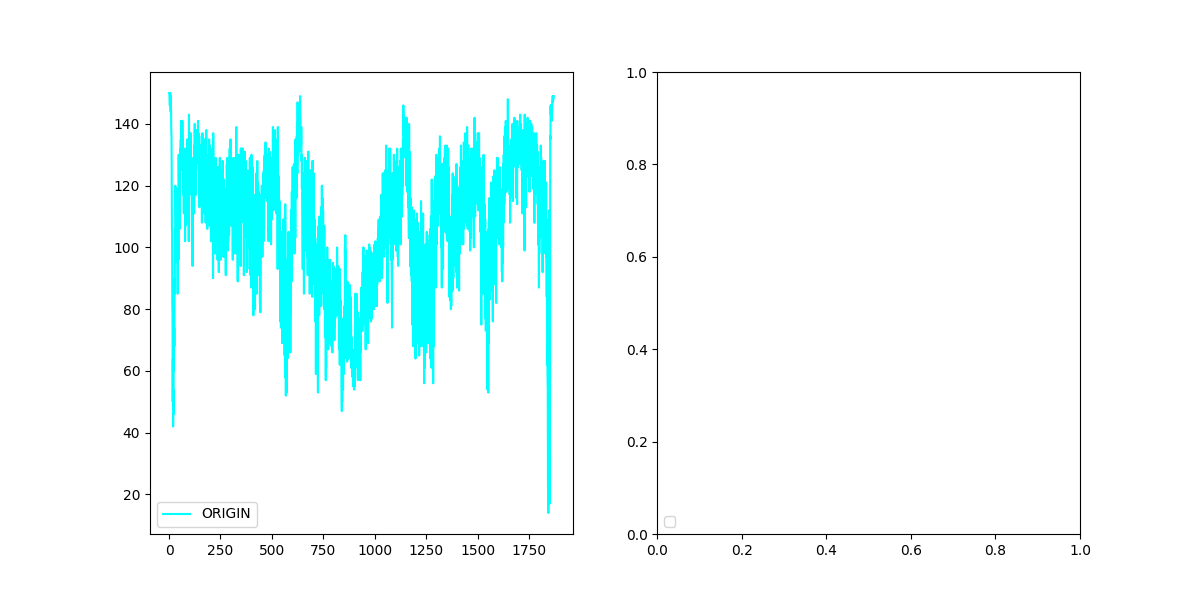
#> input picture mh05.png, 1200 x 600 px, given in place of lena.jpg, which was not available
$ python main.py
#> lines starting #> are read from the running program, lines starting #| are printed output that depends on the picture; pictures that were not available may be replaced by others from this repository, and a replacement may not be noted
#在lena图片上进行（1）、添加高斯噪声、椒盐噪声、脉冲噪声得到噪声图（2）、用不同尺寸的box filter对三张噪声去噪
#（3）用不同sigma的高斯噪声对三张噪声图进行去噪

import numpy as np
import sys
ros_cv2_path = '/opt/ros/kinetic/lib/python2.7/dist-packages'
if ros_cv2_path in sys.path: sys.path.remove(ros_cv2_path)
import cv2 as cv
import random
from matplotlib import pyplot as plt
import argparse

parser = argparse.ArgumentParser(description='IMAGE NOISING AND DENOISING')
parser.add_argument("--prob", type=float, default=0.01)
parser.add_argument("--sigma", type=float, default=0.0)
parser.add_argument("--result", default="img")

#椒盐噪声
def sp_noise(image,prob):
    output = np.zeros(image.shape,np.uint8)
    thres = 1 - prob
    for i in range(image.shape[0]):
        for j in range(image.shape[1]):
            rdn = random.random()
            if rdn < prob:
                output[i][j] = 0
            elif rdn > thres:
                output[i][j] = 255
            else:
                output[i][j] = image[i][j]
    return output
#高斯噪声
def gasuss_noise(image, mean=0, var=0.001):
    image = np.array(image/255, dtype=float)
    noise = np.random.normal(mean, var ** 0.5, image.shape)
    out = image + noise
    if out.min() < 0:
        low_clip = -1.
    else:
        low_clip = 0.
    out = np.clip(out, low_clip, 1.0)
    out = np.uint8(out*255)
    return out
#脉冲噪声
def pl_noise(image,prob):
    output = np.zeros(image.shape,np.uint8)
    for i in range(image.shape[0]):
        for j in range(image.shape[1]):
            rdn = random.random()
            if rdn < prob:
                output[i][j] = 255
            else:
                output[i][j] = image[i][j]
    return output

def main() :

    args = parser.parse_args()
    prob = args.prob
    sigma=args.sigma
    result=args.result
    imgpath='/home/zty/myGit/homeworks/cha2/lena.jpg'
    img=cv.imread(imgpath,cv.IMREAD_UNCHANGED)
#> img is the input picture: shape (600, 1200, 4); mean B, G, R, A 252.8, 252.8, 237.4, 255
    #print(img.shape)
    rows, cows=img.shape[0:2]
#> rows = 600; cows = 1200

    #添加噪声
    imgSP = sp_noise(img, prob)
#> after the loop in sp_noise, `for i in range(image.shape[0]):`:
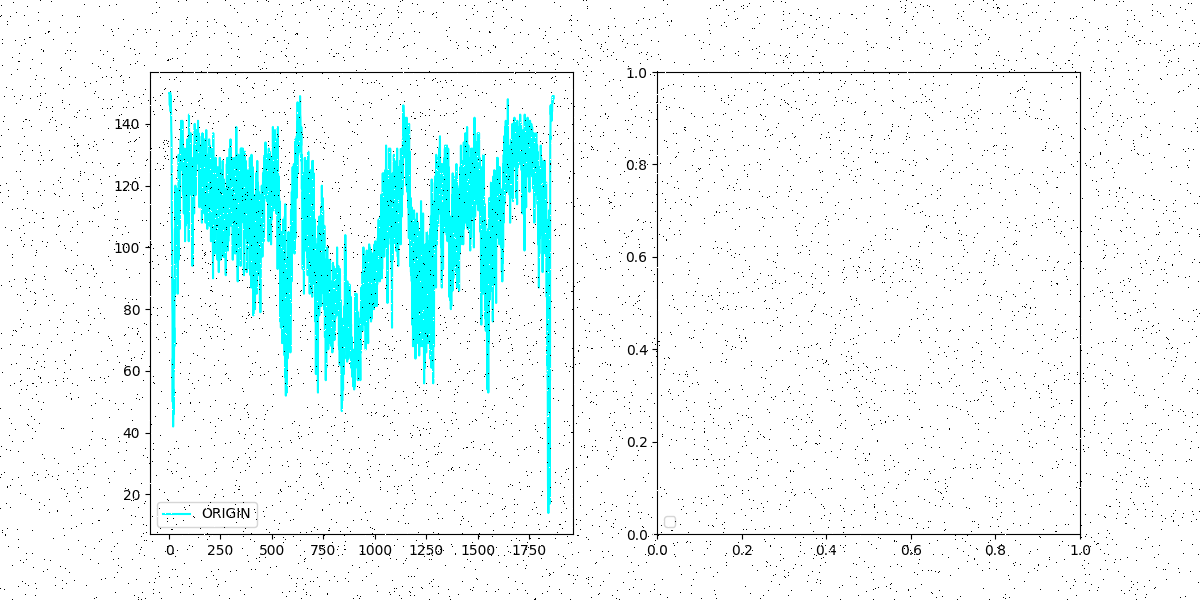
#> output: shape (600, 1200, 4); mean B, G, R, A 250.3, 250.3, 235.2, 252.4
    imgGN = gasuss_noise(img, 0, 0.001)
#> in gasuss_noise, `out = image + noise`:
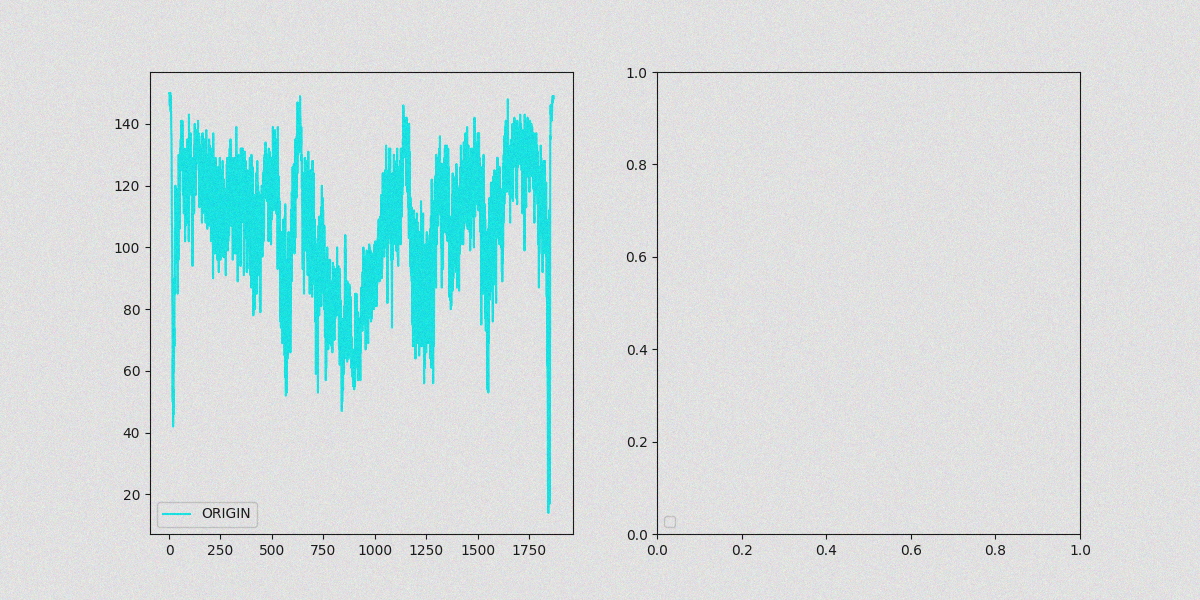
#> out: shape (600, 1200, 4) float64; mean of channels 0, 1, 2, 3 0.991, 0.991, 0.931, 1; drawn with min black and max white
#> in gasuss_noise, `out = np.clip(out, low_clip, 1.0)`:
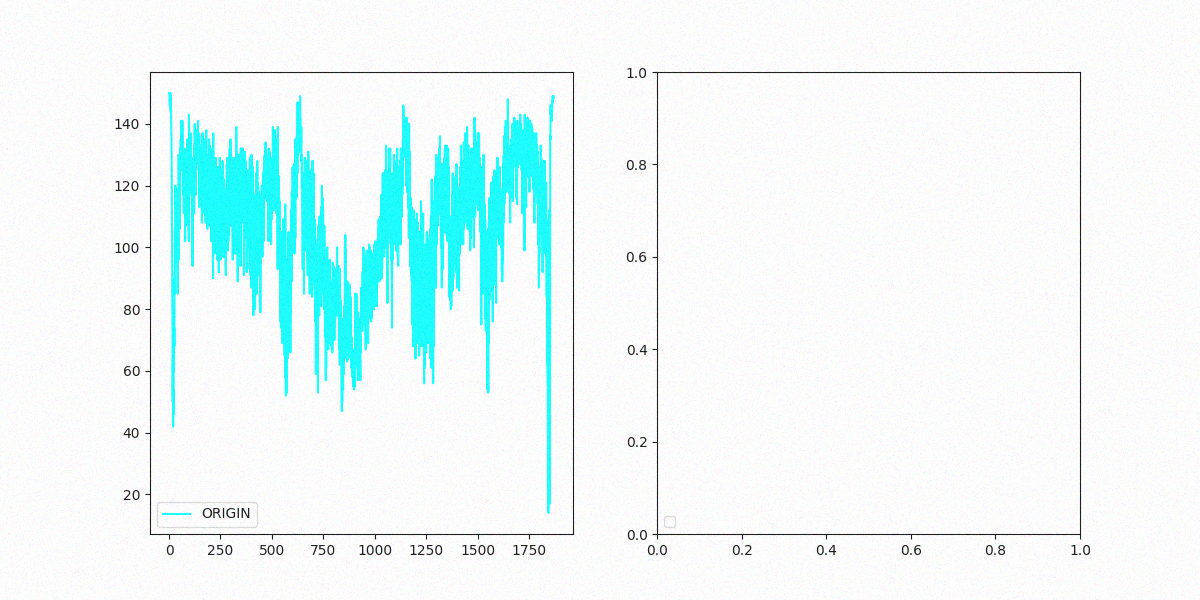
#> out: shape (600, 1200, 4) float64; mean of channels 0, 1, 2, 3 0.979, 0.979, 0.919, 0.987; drawn with min black and max white
#> in gasuss_noise, `out = np.uint8(out*255)`:
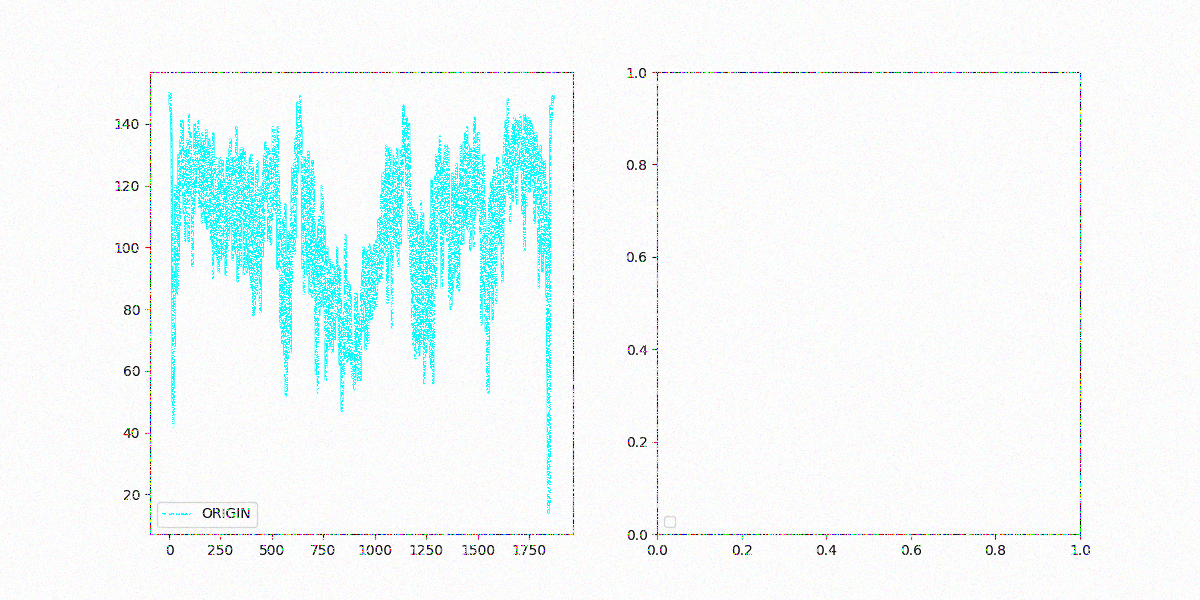
#> out: shape (600, 1200, 4); mean of channels 0, 1, 2, 3 250.1, 250.1, 241.3, 251.5; drawn as B, G, R
    imgPL = pl_noise(img, prob)
    #box滤波
    imgSPDN = cv.boxFilter(imgSP,-1, (3, 3), normalize=True)
    imgGNDN = cv.boxFilter(imgGN,-1, (5, 5), normalize=True)
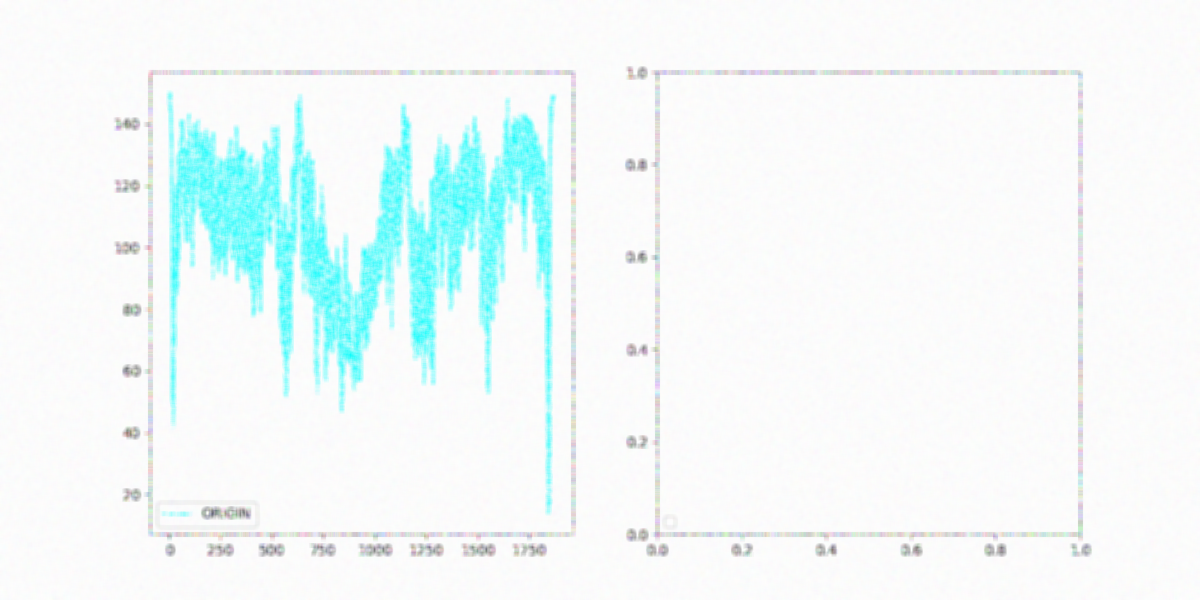
#> imgGNDN: shape (600, 1200, 4); mean of channels 0, 1, 2, 3 250.1, 250.1, 241.3, 251.5; drawn as B, G, R
    imgPLDN = cv.boxFilter(imgPL,-1, (7, 7), normalize=True)
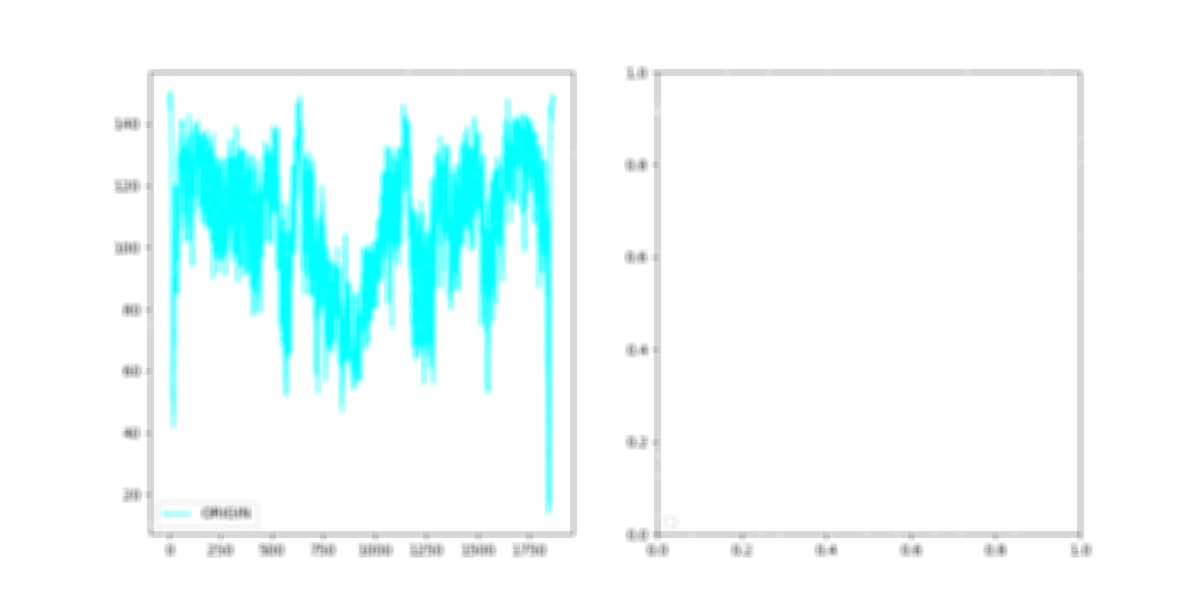
#> imgPLDN: shape (600, 1200, 4); mean B, G, R, A 252.8, 252.8, 237.5, 255
    #高斯滤波
    blurSP=cv.GaussianBlur(imgSP,(3,3),sigma)
    blurGN=cv.GaussianBlur(imgGN,(3,3),sigma)
    blurPL=cv.GaussianBlur(imgPL,(3,3),sigma)

    cv.imwrite("/home/zty/myGit/homeworks/cha2/results/SP.png", imgSP)
    cv.imwrite("/home/zty/myGit/homeworks/cha2/results/GN.png", imgGN)
    cv.imwrite("/home/zty/myGit/homeworks/cha2/results/PL.png", imgPL)
    cv.imwrite("/home/zty/myGit/homeworks/cha2/results/SPDN.png", imgSPDN)
    cv.imwrite("/home/zty/myGit/homeworks/cha2/results/GNDN.png", imgGNDN)
    cv.imwrite("/home/zty/myGit/homeworks/cha2/results/PLDN.png", imgPLDN)
    cv.imwrite("/home/zty/myGit/homeworks/cha2/results/PLGS.png", blurSP)
    cv.imwrite("/home/zty/myGit/homeworks/cha2/results/SPGS.png", blurPL)
    cv.imwrite("/home/zty/myGit/homeworks/cha2/results/GNDS.png", blurGN)

    cv.namedWindow("Result", cv.WINDOW_NORMAL)
    cv.resizeWindow("Result", int(cows*2), int(rows*2))
    cv.imshow("Result", eval(result))
    cv.waitKey(0)
    cv.destroyAllWindows()


if __name__ == '__main__':
    main()
